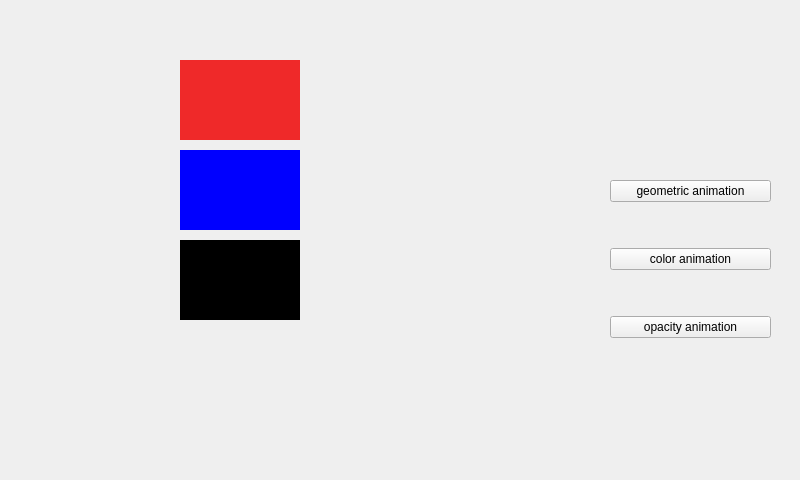
<?xml version="1.0" encoding="UTF-8"?>
<ui version="4.0">
 <class>Widget</class>
 <widget class="QWidget" name="Widget">
  <property name="geometry">
   <rect>
    <x>0</x>
    <y>0</y>
    <width>800</width>
    <height>480</height>
   </rect>
  </property>
  <property name="windowTitle">
   <string>Widget</string>
  </property>
  <widget class="QWidget" name="geometrywidget" native="true">
   <property name="geometry">
    <rect>
     <x>180</x>
     <y>60</y>
     <width>120</width>
     <height>80</height>
    </rect>
   </property>
   <property name="styleSheet">
    <string notr="true">QWidget{background-color: rgb(239, 41, 41); }
</string>
   </property>
  </widget>
  <widget class="QWidget" name="colorwidget" native="true">
   <property name="geometry">
    <rect>
     <x>180</x>
     <y>150</y>
     <width>120</width>
     <height>80</height>
    </rect>
   </property>
   <property name="styleSheet">
    <string notr="true">QWidget{ background-color: blue}

</string>
   </property>
  </widget>
  <widget class="QWidget" name="opacitywidget" native="true">
   <property name="geometry">
    <rect>
     <x>180</x>
     <y>240</y>
     <width>120</width>
     <height>80</height>
    </rect>
   </property>
   <property name="styleSheet">
    <string notr="true">QWidget{ background-color: black}

</string>
   </property>
  </widget>
  <widget class="QWidget" name="">
   <property name="geometry">
    <rect>
     <x>610</x>
     <y>140</y>
     <width>161</width>
     <height>241</height>
    </rect>
   </property>
   <layout class="QVBoxLayout" name="verticalLayout">
    <item>
     <widget class="QPushButton" name="pushButton">
      <property name="text">
       <string>geometric animation</string>
      </property>
     </widget>
    </item>
    <item>
     <widget class="QPushButton" name="pushButton_2">
      <property name="text">
       <string>color animation</string>
      </property>
     </widget>
    </item>
    <item>
     <widget class="QPushButton" name="pushButton_3">
      <property name="text">
       <string>opacity animation</string>
      </property>
     </widget>
    </item>
   </layout>
  </widget>
 </widget>
 <resources/>
 <connections/>
</ui>
